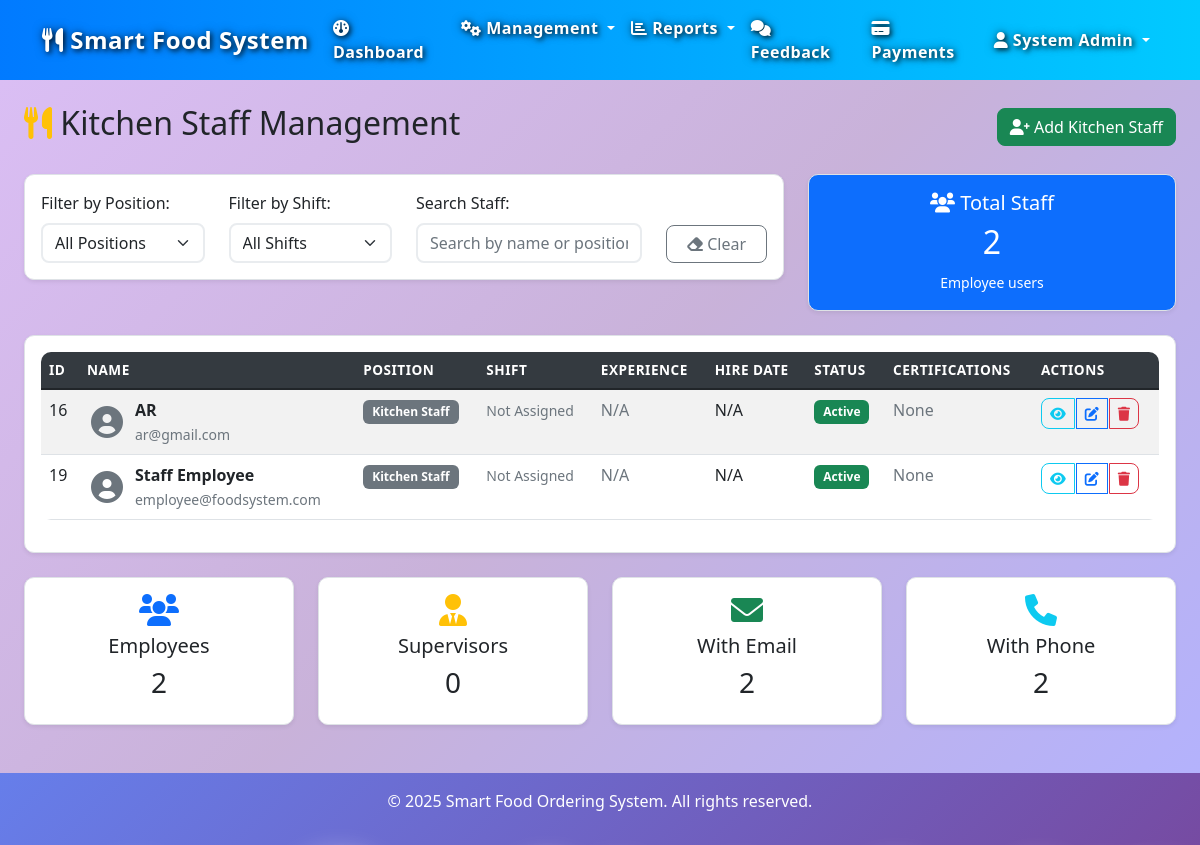
Screenshot of /kitchen/ (signed in) with the database file from the repository.
### models.py (models this page shows, shortened)
class User(db.Model):
    __tablename__ = 'user'
    user_id = db.Column(db.Integer, primary_key=True, autoincrement=True)
    name = db.Column(db.String(100), nullable=False)
    email = db.Column(db.String(120), unique=True, nullable=False)
    phone = db.Column(db.String(20), nullable=False)
    role = db.Column(db.String(20), nullable=False)  # Admin, Supervisor, Employee, Customer
    password = db.Column(db.String(255), nullable=False)
    address = db.Column(db.Text, nullable=True)
    created_date = db.Column(db.DateTime, default=datetime.now)
    two_factor_enabled = db.Column(db.Boolean, default=False)
    otp_code = db.Column(db.String(6), nullable=True)
    otp_expiry = db.Column(db.DateTime, nullable=True)
    backup_codes = db.Column(db.Text, nullable=True)  # Comma-separated encrypted codes
    failed_login_attempts = db.Column(db.Integer, default=0)
    account_locked_until = db.Column(db.DateTime, nullable=True)
    last_login = db.Column(db.DateTime, nullable=True)
    orders = db.relationship('Order', backref='customer', lazy=True, cascade='all, delete-orphan')
    feedback = db.relationship('Feedback', backref='user', lazy=True, cascade='all, delete-orphan')
    recommendations = db.relationship('Recommendation', backref='user', lazy=True, cascade='all, delete-orphan')
    login_history = db.relationship('LoginHistory', backref='user', lazy=True, cascade='all, delete-orphan')
    trusted_devices = db.relationship('TrustedDevice', backref='user', lazy=True, cascade='all, delete-orphan')

### routes/kitchen.py (the view)
@kitchen_bp.route('/')
@login_required
def list_kitchen_staff():
    page = request.args.get('page', 1, type=int)
    status_filter = request.args.get('status', '')
    department_filter = request.args.get('department', '')
    shift_filter = request.args.get('shift', '')
    query = User.query.filter(User.role == 'Employee')
    staff_list = query.order_by(User.name.asc()).paginate(
        page=page, per_page=15, error_out=False
    )
    statuses = ['Active', 'Inactive']
    departments = ['Kitchen', 'Preparation', 'Cleaning']
    shifts = ['Morning', 'Evening', 'Night']
    return render_template('kitchen/list.html',
                         staff=staff_list.items,
                         staff_list=staff_list,
                         statuses=statuses,
                         departments=departments,
                         shifts=shifts,
                         current_status=status_filter,
                         current_department=department_filter,
                         current_shift=shift_filter)

### app.py (called while the page is built)
@app.after_request
def add_header(response):
    response.headers['Cache-Control'] = 'no-store, no-cache, must-revalidate, post-check=0, pre-check=0, max-age=0'
    response.headers['Pragma'] = 'no-cache'
    response.headers['Expires'] = '-1'
    return response

### routes/kitchen.py (called while the page is built)
def login_required(f):
    @wraps(f)
    def decorated_function(*args, **kwargs):
        if 'user_id' not in session:
            return redirect(url_for('auth.login'))
        return f(*args, **kwargs)
    return decorated_function

### templates/kitchen/list.html (shortened to what this page needs)
{% extends "base.html" %}
{% block content %}
<div class="container-fluid mt-4">
    <div class="d-flex justify-content-between align-items-center mb-4">
        <h2>
            <i class="fas fa-utensils text-warning"></i>
            Kitchen Staff Management
        </h2>
        <a href="{{ url_for('kitchen.add_kitchen_staff') }}" class="btn btn-success">
            <i class="fas fa-user-plus"></i>
            Add Kitchen Staff
        </a>
    </div>
    <div class="row mb-4">
        <div class="col-md-8">
            <div class="card">
                <div class="card-body">
                    <div class="row">
                        <div class="col-md-3">
                            <label for="positionFilter" class="form-label">Filter by Position:</label>
                            <select id="positionFilter" class="form-select">
                                <option value="">All Positions</option>
                            </select>
                        </div>
                        <div class="col-md-3">
                            <label for="shiftFilter" class="form-label">Filter by Shift:</label>
                            <select id="shiftFilter" class="form-select">
                                <option value="">All Shifts</option>
                            </select>
                        </div>
                        <div class="col-md-4">
                            <label for="searchInput" class="form-label">Search Staff:</label>
                            <input type="text" id="searchInput" class="form-control" placeholder="Search by name or position...">
                        </div>
                        <div class="col-md-2 d-flex align-items-end">
                            <button id="clearFilters" class="btn btn-outline-secondary w-100">
                                <i class="fas fa-eraser"></i>
                                Clear
                            </button>
                        </div>
                    </div>
                </div>
            </div>
        </div>
        <div class="col-md-4">
            <div class="card bg-primary text-white">
                <div class="card-body text-center">
                    <h5><i class="fas fa-users"></i> Total Staff</h5>
                    <h2 id="activeStaffCount">{{ staff|length if staff else 0 }}</h2>
                    <small>Employee users</small>
                </div>
            </div>
        </div>
    </div>
    <div class="card">
        <div class="card-body">
            <div class="table-responsive">
                <table class="table table-striped table-hover" id="staffTable">
                    <thead class="table-dark">
                        <tr>
                            <th>ID</th>
                            <th>Name</th>
                            <th>Position</th>
                            <th>Shift</th>
                            <th>Experience</th>
                            <th>Hire Date</th>
                            <th>Status</th>
                            <th>Certifications</th>
                            <th>Actions</th>
                        </tr>
                    </thead>
                    <tbody>
                        {% if staff %}
                            {% for member in staff %}
                            <tr data-position="{{ member.position or '' }}"
                                data-shift="{{ (member.shift or '').split('(')[0].strip() }}"
                                data-status="{{ member.status or 'Active' }}">
                                <td>{{ member.user_id }}</td>
                                <td>
                                    <div class="d-flex align-items-center">
                                        <div class="avatar me-2">
                                            <i class="fas fa-user-circle fa-2x text-secondary"></i>
                                        </div>
                                        <div>
                                            <strong>{{ member.name }}</strong>
                                            <br><small class="text-muted">{{ member.email }}</small>
                                        </div>
                                    </div>
                                </td>
                                <td>
                                    <span class="badge
                                        {% if member.position == 'Head Chef' %}bg-danger
                                        {% elif member.position == 'Sous Chef' %}bg-warning
                                        {% elif member.position == 'Line Cook' %}bg-info
                                        {% elif member.position == 'Prep Cook' %}bg-success
                                        {% else %}bg-secondary{% endif %}">
                                        {{ member.position or 'Kitchen Staff' }}
                                    </span>
                                </td>
                                <td>
                                    <small class="text-muted">
                                        {{ member.shift or 'Not Assigned' }}
                                    </small>
                                </td>
                                <td>
                                    {% if member.experience_years %}
                                        <span class="badge bg-primary">
                                            {{ member.experience_years }} yr{{ 's' if member.experience_years != 1 else '' }}
                                        </span>
                                    {% else %}
                                        <span class="text-muted">N/A</span>
                                    {% endif %}
                                </td>
                                <td>{{ member.hire_date.strftime('%Y-%m-%d') if member.hire_date else 'N/A' }}</td>
                                <td>
                                    <span class="badge {{ 'bg-success' if (member.status or 'Active') == 'Active' else 'bg-secondary' }}">
                                        {{ member.status or 'Active' }}
                                    </span>
                                </td>
                                <td>
                                    <div class="certification-badges">
                                        {% if not (member.food_safety_cert or member.serv_safe_cert or member.can_supervise) %}
                                            <span class="text-muted">None</span>
                                        {% endif %}
                                    </div>
                                </td>
                                <td>
                                    <div class="btn-group" role="group">
                                        <a href="{{ url_for('kitchen.view_kitchen_staff', user_id=member.user_id) }}"
                                           class="btn btn-sm btn-outline-info" title="View Details">
                                            <i class="fas fa-eye"></i>
                                        </a>
                                        <a href="{{ url_for('kitchen.edit_kitchen_staff', user_id=member.user_id) }}"
                                           class="btn btn-sm btn-outline-primary" title="Edit Staff">
                                            <i class="fas fa-edit"></i>
                                        </a>
                                        <button class="btn btn-sm btn-outline-danger delete-staff"
                                                data-staff-id="{{ member.user_id }}"
                                                data-staff-name="{{ member.name }}"
                                                title="Remove Staff">
                                            <i class="fas fa-trash"></i>
                                        </button>
                                    </div>
                                </td>
                            </tr>
                            {% endfor %}
                        {% endif %}
                    </tbody>
                </table>
            </div>
        </div>
    </div>
    <div class="row mt-4">
        <div class="col-md-3">
            <div class="card text-center">
                <div class="card-body">
                    <i class="fas fa-users fa-2x text-primary mb-2"></i>
                    <h5>Employees</h5>
                    <h3>{{ staff|selectattr('role', 'equalto', 'Employee')|list|length if staff else 0 }}</h3>
                </div>
            </div>
        </div>
        <div class="col-md-3">
            <div class="card text-center">
                <div class="card-body">
                    <i class="fas fa-user-tie fa-2x text-warning mb-2"></i>
                    <h5>Supervisors</h5>
                    <h3>{{ staff|selectattr('role', 'equalto', 'Supervisor')|list|length if staff else 0 }}</h3>
                </div>
            </div>
        </div>
        <div class="col-md-3">
            <div class="card text-center">
                <div class="card-body">
                    <i class="fas fa-envelope fa-2x text-success mb-2"></i>
                    <h5>With Email</h5>
                    <h3>{{ staff|selectattr('email')|list|length if staff else 0 }}</h3>
                </div>
            </div>
        </div>
        <div class="col-md-3">
            <div class="card text-center">
                <div class="card-body">
                    <i class="fas fa-phone fa-2x text-info mb-2"></i>
                    <h5>With Phone</h5>
                    <h3>{{ staff|selectattr('phone')|list|length if staff else 0 }}</h3>
                </div>
            </div>
        </div>
    </div>
</div>
{% endblock %}

### static/css/style.css (style rules this page uses)
body { font-family: 'Segoe UI', Tahoma, Geneva, Verdana, sans-serif; background-color: #f8f9fa; }
.card { border: none; border-radius: 10px; box-shadow: 0 0 20px rgba(0, 0, 0, 0.1); transition: transform 0.3s ease; }
.btn { border-radius: 8px; font-weight: 500; transition: all 0.3s ease; }
.table { border-radius: 10px; overflow: hidden; }
.table thead th { border: none; font-weight: 600; text-transform: uppercase; font-size: 0.85rem; letter-spacing: 0.5px; }
.table thead.table-dark th { background-color: #343a40 !important; color: #ffffff !important; border-color: #454d55 !important; }
.form-control, .form-select { border-radius: 8px; border: 2px solid #e9ecef; transition: border-color 0.3s ease; }
.badge { font-size: 0.75rem; padding: 0.5em 0.75em; border-radius: 6px; }

### templates/base.html (style rules this page uses)
body { background: linear-gradient(135deg, rgba(138, 43, 226, 0.3) 0%, rgba(75, 0, 130, 0.3) 12.5%, rgba(0, 0, 255, 0.3) 25%, rgba(0, 191, 255, 0.3) 37.5%, rgba(0, 255, 127, 0.3) 50%, rgba(64, 224, 208, 0.3) 62.5%, rgba(255, 255, 0, 0.3) 75%, rgba(255, 192, 203, 0.3) 87.5%, rgba(138, 43, 226, 0.3) 100%) !important; background-size: 400% 400% !important; animation: gradientFlow 25s ease infinite !important; min-height: 100vh !important; position: relative; overflow-x: hidden; }
.card { backdrop-filter: blur(10px); }

### templates/kitchen/list.html (style rules this page uses)
.avatar { width: 40px; height: 40px; display: flex; align-items: center; justify-content: center; }
.table th { border-top: none; font-weight: 600; }
.btn-group .btn { margin-right: 2px; }
.btn-group .btn:last-child { margin-right: 0; }
.card { box-shadow: 0 0.125rem 0.25rem rgba(0, 0, 0, 0.075); border: 1px solid #dee2e6; }

### rows the page displays
User: user_id "16", name "AR", email "ar@gmail.com", position "Kitchen Staff", shift "Not Assigned", hire_date "N/A", status "Active"
User: user_id "19", name "Staff Employee", email "employee@foodsystem.com", position "Kitchen Staff", shift "Not Assigned", hire_date "N/A", status "Active"

### other values shown
{{ session.user_name }} "System Admin"
{{ staff|length if staff else 0 }} "2"
{{ staff|selectattr('email')|list|length if staff else 0 }} "2"
{{ staff|selectattr('phone')|list|length if staff else 0 }} "2"
